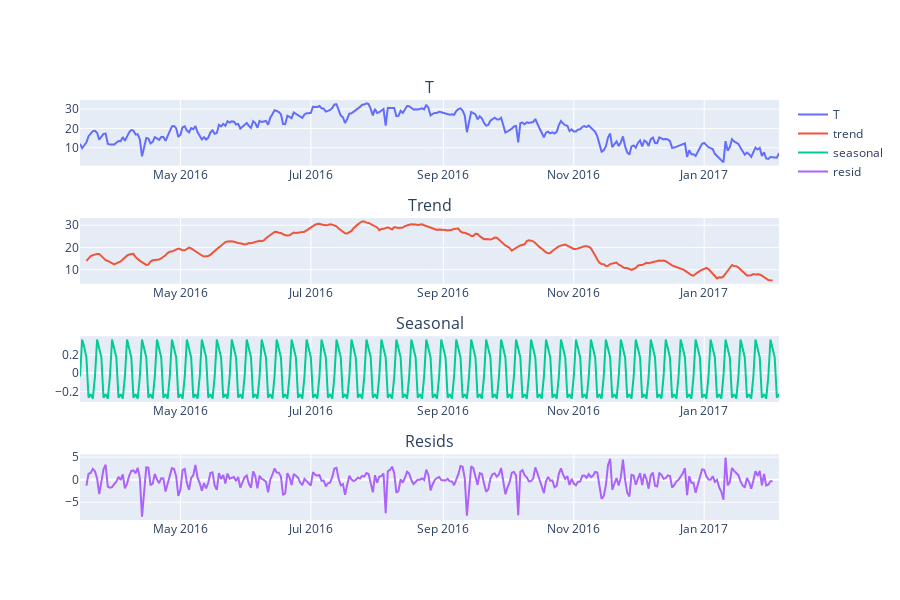

Notebook code cell kept with this figure:
### Markdown cell above
### Decompositions

### Code cell
fig, t_decom = plot_seasonal_decompose(df_polate['T'], model='additive')
fig.show()

# Decomposition shows a slight rising then falling trend and very strong weekly seasonality
# resids show no strong trend or seasonality

### Figure 1 — Plotly figure (JSON) as saved in the notebook; plotly's stock layout.template omitted (floating-point values rounded to 4 significant figures; data arrays with more than 128 entries replaced by an {"elided": "..."} marker saying what was removed)
{"data": [{"name": "T", "type": "scatter", "x": {"elided": "328 str values"}, "xaxis": "x", "y": {"elided": "328 float values"}, "yaxis": "y"}, {"name": "trend", "type": "scatter", "x": {"elided": "328 str values"}, "xaxis": "x2", "y": {"elided": "328 float values"}, "yaxis": "y2"}, {"name": "seasonal", "type": "scatter", "x": {"elided": "328 str values"}, "xaxis": "x3", "y": {"elided": "328 float values"}, "yaxis": "y3"}, {"name": "resid", "type": "scatter", "x": {"elided": "328 str values"}, "xaxis": "x4", "y": {"elided": "328 float values"}, "yaxis": "y4"}], "layout": {"annotations": [{"font": {"size": 16}, "showarrow": false, "text": "T", "x": 0.5, "xanchor": "center", "xref": "paper", "y": 1, "yanchor": "bottom", "yref": "paper"}, {"font": {"size": 16}, "showarrow": false, "text": "Trend", "x": 0.5, "xanchor": "center", "xref": "paper", "y": 0.7188, "yanchor": "bottom", "yref": "paper"}, {"font": {"size": 16}, "showarrow": false, "text": "Seasonal", "x": 0.5, "xanchor": "center", "xref": "paper", "y": 0.4375, "yanchor": "bottom", "yref": "paper"}, {"font": {"size": 16}, "showarrow": false, "text": "Resids", "x": 0.5, "xanchor": "center", "xref": "paper", "y": 0.1562, "yanchor": "bottom", "yref": "paper"}], "height": 600, "xaxis": {"anchor": "y", "domain": [0, 1]}, "xaxis2": {"anchor": "y2", "domain": [0, 1]}, "xaxis3": {"anchor": "y3", "domain": [0, 1]}, "xaxis4": {"anchor": "y4", "domain": [0, 1]}, "yaxis": {"anchor": "x", "domain": [0.8438, 1]}, "yaxis2": {"anchor": "x2", "domain": [0.5625, 0.7188]}, "yaxis3": {"anchor": "x3", "domain": [0.2812, 0.4375]}, "yaxis4": {"anchor": "x4", "domain": [0, 0.1562]}}}
